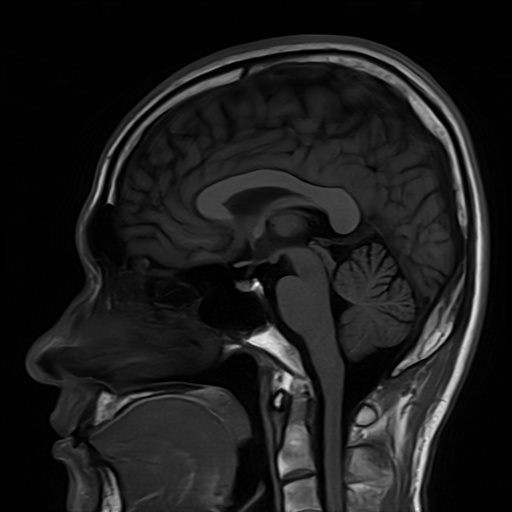
#> input picture Experiment_08/Inputs/images/Brain_MRI.png, 512 x 512 px, found by its file name
$ python task_13_2_distance_sweep.py
#> lines starting #> are read from the running program, lines starting #| are printed output that depends on the picture; after the words box and inside, x2 and y2 are one past the last pixel; in counts of white or black regions, pixels touching at a corner belong together
"""
Task 13.2: Inter-Pixel Distance (d) Sensitivity Sweep on Brain MRI
Experiment 13: Texture Feature Extraction from Medical Images Using GLCM
Author: Muhammad Ikrama (Reg ID: 60140)
"""

import os
import cv2
import numpy as np
import pandas as pd
import matplotlib.pyplot as plt

BASE_DIR = os.path.dirname(os.path.abspath(__file__))
EXP_DIR = os.path.abspath(os.path.join(BASE_DIR, ".."))
TAB_DIR = os.path.join(EXP_DIR, "Tables")
FIG_DIR = os.path.join(EXP_DIR, "Figures")
IMG_DIR = os.path.join(EXP_DIR, "Inputs", "images")

os.makedirs(TAB_DIR, exist_ok=True)
os.makedirs(FIG_DIR, exist_ok=True)

def compute_glcm_at_distance(patch, d, levels=16):
    q = np.clip((patch.astype(int) * levels) // 256, 0, levels - 1)
    offsets = [(0, d), (-d, d), (-d, 0), (-d, -d)]
    P_avg = np.zeros((levels, levels), dtype=float)
    h, w = q.shape
    for dy, dx in offsets:
        r0, r1 = max(0, -dy), min(h, h - dy)
        c0, c1 = max(0, -dx), min(w, w - dx)
        mat = np.zeros((levels, levels), dtype=float)
        np.add.at(mat, (q[r0:r1, c0:c1].ravel(), q[r0+dy:r1+dy, c0+dx:c1+dx].ravel()), 1)
        mat = mat + mat.T
        tot = mat.sum()
        if tot > 0:
            P_avg += mat / tot
    P = P_avg / len(offsets)

    # Haralick stats
    I, J = np.ogrid[0:levels, 0:levels]
    contrast = np.sum(P * ((I - J) ** 2))
    homog = np.sum(P / (1.0 + (I - J) ** 2))
    energy = np.sum(P ** 2)
    nz = P > 0
    entropy = -np.sum(P[nz] * np.log2(P[nz]))
    mu_i = np.sum(I * P)
    mu_j = np.sum(J * P)
    sig_i = np.sqrt(np.sum(((I - mu_i)**2) * P))
    sig_j = np.sqrt(np.sum(((J - mu_j)**2) * P))
    corr = np.sum((I - mu_i) * (J - mu_j) * P) / (sig_i * sig_j + 1e-12)
    return contrast, homog, energy, entropy, corr

def run_task_13_2():
    print("=" * 80)
    print("TASK 13.2: INTER-PIXEL DISTANCE (d) SENSITIVITY SWEEP ON BRAIN MRI")
    print("=" * 80)

    mri = cv2.imread(os.path.join(IMG_DIR, "Brain_MRI.png"), cv2.IMREAD_GRAYSCALE)
#> mri is the input picture: shape (512, 512); min 0, max 254, mean 27.9
    mri_tex = mri.copy()
    np.random.seed(113)
    grid_n = cv2.resize(np.random.normal(0, 38, (16, 16)), (48, 48), interpolation=cv2.INTER_NEAREST)
    mri_tex[219:267, 301:349] = np.clip(mri_tex[219:267, 301:349].astype(float) + grid_n, 0, 255).astype(np.uint8)
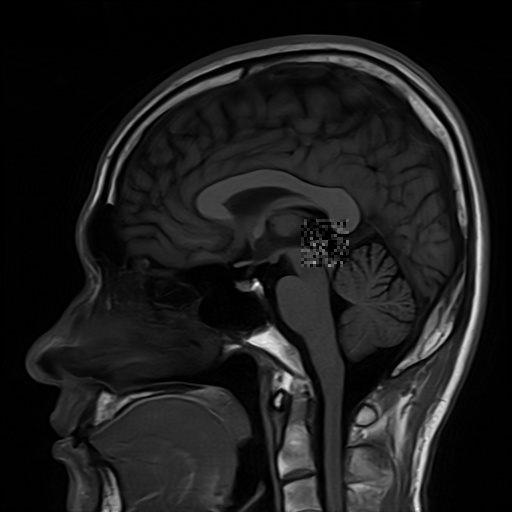
#> mri_tex: shape (512, 512); 0.86% of pixels changed, all inside (x1, y1, x2, y2) = (301, 219, 349, 267)

    roi_normal = mri_tex[175:223, 155:203]
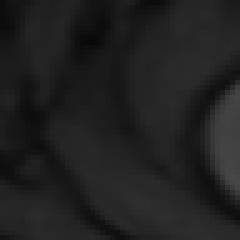
#> roi_normal: shape (48, 48) (shown 5 times larger); min 8, max 72, mean 32.4
    roi_tumor  = mri_tex[219:267, 301:349]
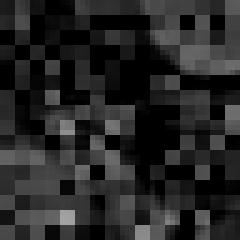
#> roi_tumor: shape (48, 48) (shown 5 times larger); min 0, max 163, mean 37.9

    distances = [1, 2, 4, 8, 12]
    records = []

    print(f"{'d (px)':<6} | {'ROI Type':<10} | {'Contrast':<9} | {'Homogen.':<9} | {'Energy':<8} | {'Entropy':<8} | {'Correl.'}")
    print("-" * 75)

    for d in distances:
        c_n, h_n, e_n, ent_n, r_n = compute_glcm_at_distance(roi_normal, d)
        c_t, h_t, e_t, ent_t, r_t = compute_glcm_at_distance(roi_tumor, d)

        records.append({
            "Distance_d": d, "ROI": "Normal_White_Matter",
            "Contrast": round(c_n, 4), "Homogeneity": round(h_n, 4),
            "Energy": round(e_n, 4), "Entropy_bits": round(ent_n, 4), "Correlation": round(r_n, 4)
        })
        records.append({
            "Distance_d": d, "ROI": "Heterogeneous_Tumor",
            "Contrast": round(c_t, 4), "Homogeneity": round(h_t, 4),
            "Energy": round(e_t, 4), "Entropy_bits": round(ent_t, 4), "Correlation": round(r_t, 4)
        })

        print(f"{d:<6} | {'Normal':<10} | {c_n:<9.3f} | {h_n:<9.3f} | {e_n:<8.4f} | {ent_n:<8.3f} | {r_n:<7.3f}")
        print(f"{d:<6} | {'Tumor':<10} | {c_t:<9.3f} | {h_t:<9.3f} | {e_t:<8.4f} | {ent_t:<8.3f} | {r_t:<7.3f}")
#> this loop made 5 passes
#> (c_n, h_n, e_n, ent_n, r_n, c_t, h_t, e_t) on passes 1 to 5: (0.137, 0.933, 0.348, 2, 0.855, 2.57, 0.71, 0.0889), (0.277, 0.878, 0.291, 2.28, 0.698, 4.71, 0.531, 0.0555), (0.552, 0.798, 0.232, 2.55, 0.373, 6.47, 0.423, 0.0446), (0.819, 0.716, 0.202, 2.67, 0.0804, 6.93, 0.402, 0.044), (0.8, 0.706, 0.195, 2.72, 0.145, 7.39, 0.387, 0.0449)
#| 1      | Normal     | 0.137     | 0.933     | 0.3482   | 2.001    | 0.855
#| 1      | Tumor      | 2.567     | 0.710     | 0.0889   | 4.583    | 0.673
#| 2      | Normal     | 0.277     | 0.878     | 0.2910   | 2.280    | 0.698
#| 2      | Tumor      | 4.705     | 0.531     | 0.0555   | 5.089    | 0.403
#| 4      | Normal     | 0.552     | 0.798     | 0.2324   | 2.546    | 0.373
#| 4      | Tumor      | 6.466     | 0.423     | 0.0446   | 5.217    | 0.176
#| 8      | Normal     | 0.819     | 0.716     | 0.2017   | 2.673    | 0.080
#| 8      | Tumor      | 6.929     | 0.402     | 0.0440   | 5.205    | 0.113
#| 12     | Normal     | 0.800     | 0.706     | 0.1950   | 2.721    | 0.145
#| 12     | Tumor      | 7.386     | 0.387     | 0.0449   | 5.200    | 0.076
#> pass 1, in compute_glcm_at_distance, `q = np.clip((patch.astype(int) * levels) // 256, 0, levels - 1)`:
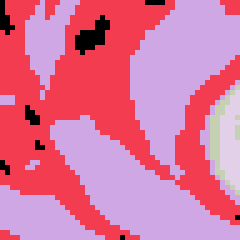
#> q: shape (48, 48) int64 (shown 5 times larger); 5 distinct labels, from 0 to 4; one colour per label, 0 black
#> pass 1, in compute_glcm_at_distance (call 2), `q = np.clip((patch.astype(int) * levels) // 256, 0, levels - 1)`:
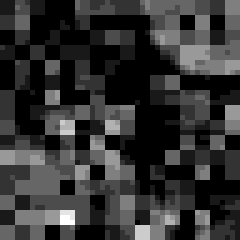
#> q: shape (48, 48) int64 (shown 5 times larger); min 0, max 10, mean 2.02; drawn with min black and max white
#> after the loop, records = 10 items

    df = pd.DataFrame(records)
#> df = table of 10 rows and 7 columns
    df.to_csv(os.path.join(TAB_DIR, "exp13_task_13_2_distance_sweep.csv"), index=False)

    # Plotting 3 subplots: Contrast vs d, Homogeneity vs d, Correlation vs d
    df_norm = df[df["ROI"] == "Normal_White_Matter"]
#> df_norm = table of 5 rows and 7 columns
    df_tum = df[df["ROI"] == "Heterogeneous_Tumor"]
#> df_tum = table of 5 rows and 7 columns

    fig, axes = plt.subplots(1, 3, figsize=(16, 4.5))

    # 1. Contrast vs d
    axes[0].plot(df_norm["Distance_d"], df_norm["Contrast"], "o-", color="#2ca02c", linewidth=2, label="Normal White Matter")
    axes[0].plot(df_tum["Distance_d"], df_tum["Contrast"], "s--", color="#d62728", linewidth=2, label="Heterogeneous Tumor")
    axes[0].set_title("(A) GLCM Contrast vs Distance d", fontsize=11, fontweight="bold")
    axes[0].set_xlabel("Inter-Pixel Step Distance d (pixels)", fontsize=10)
    axes[0].set_ylabel("Contrast", fontsize=10)
    axes[0].grid(True, linestyle="--", alpha=0.5)
    axes[0].legend(fontsize=9)

    # 2. Homogeneity vs d
    axes[1].plot(df_norm["Distance_d"], df_norm["Homogeneity"], "o-", color="#2ca02c", linewidth=2, label="Normal White Matter")
    axes[1].plot(df_tum["Distance_d"], df_tum["Homogeneity"], "s--", color="#d62728", linewidth=2, label="Heterogeneous Tumor")
    axes[1].set_title("(B) GLCM Homogeneity vs Distance d", fontsize=11, fontweight="bold")
    axes[1].set_xlabel("Inter-Pixel Step Distance d (pixels)", fontsize=10)
    axes[1].set_ylabel("Homogeneity (IDM)", fontsize=10)
    axes[1].grid(True, linestyle="--", alpha=0.5)
    axes[1].legend(fontsize=9)

    # 3. Correlation vs d
    axes[2].plot(df_norm["Distance_d"], df_norm["Correlation"], "o-", color="#2ca02c", linewidth=2, label="Normal White Matter")
    axes[2].plot(df_tum["Distance_d"], df_tum["Correlation"], "s--", color="#d62728", linewidth=2, label="Heterogeneous Tumor")
    axes[2].axhline(0, color="gray", linestyle=":", linewidth=1.5)
    axes[2].set_title("(C) GLCM Correlation vs Distance d", fontsize=11, fontweight="bold")
    axes[2].set_xlabel("Inter-Pixel Step Distance d (pixels)", fontsize=10)
    axes[2].set_ylabel("Linear Correlation", fontsize=10)
    axes[2].grid(True, linestyle="--", alpha=0.5)
    axes[2].legend(fontsize=9)

    plt.tight_layout()
    plt.savefig(os.path.join(FIG_DIR, "exp13_task_13_2_distance_sweep_plots.png"), dpi=300)
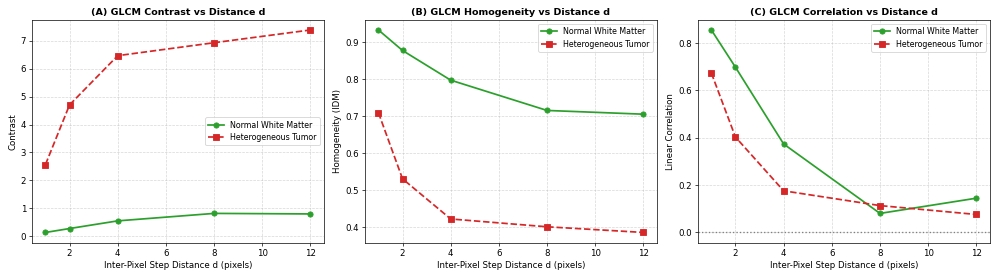
#> figure drawn by matplotlib, 3 panels
    plt.close()
    print(">>> Task 13.2 Complete. Plots and CSV exported.")
    return df

if __name__ == "__main__":
    run_task_13_2()

$ run again, with Experiment_08/Inputs/images/Lung-HR-contrast.png copied over Experiment_08/Inputs/images/Brain_MRI.png
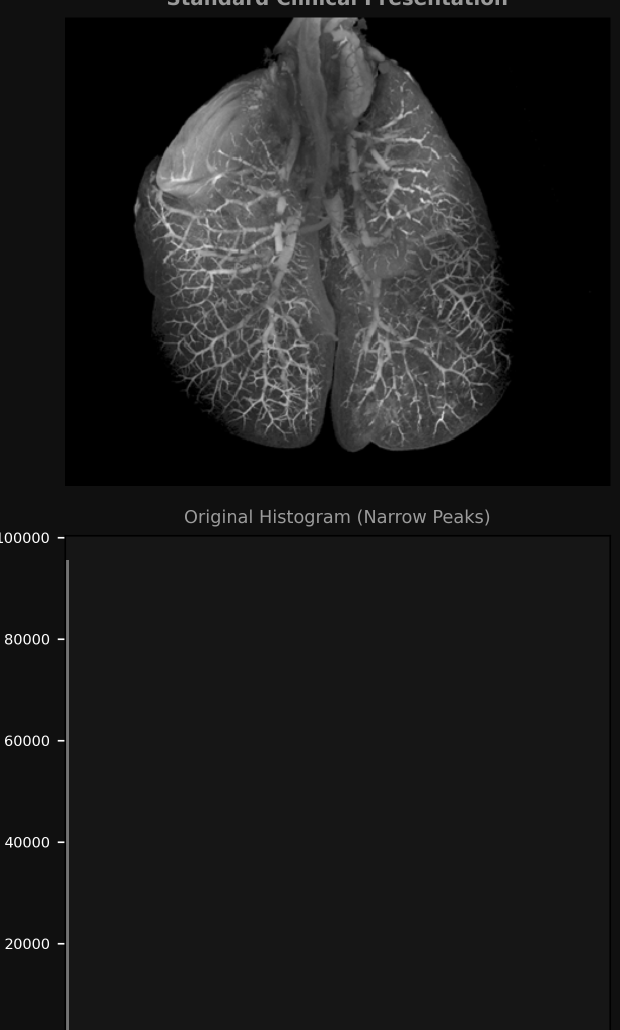
#> input picture Experiment_08/Inputs/images/Lung-HR-contrast.png, 1240 x 2060 px, found by its file name (shown at 1/2 size)
#> in run_task_13_2, mri is the input picture: shape (2060, 1240); min 0, max 255, mean 28.9
#> mri_tex: shape (2060, 1240); 0.05% of pixels changed, all inside (x1, y1, x2, y2) = (301, 219, 349, 267)
#> roi_normal: shape (48, 48); every value is 0
#> the loop in run_task_13_2, `for d in distances:` made 5 passes
#> (c_t, h_t, e_t, ent_t, r_t) on passes 1 to 5: (1.24, 0.833, 0.291, 2.8, 0.566), (2.22, 0.7, 0.217, 3.22, 0.222), (2.87, 0.604, 0.181, 3.35, -0.00593), (2.87, 0.6, 0.178, 3.37, -0.00374), (2.94, 0.609, 0.179, 3.39, 0.0178)
#> (printed output is left out)
#> pass 1, in compute_glcm_at_distance (call 2), `q = np.clip((patch.astype(int) * levels) // 256, 0, levels - 1)`:
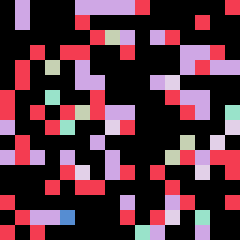
#> q: shape (48, 48) int64 (shown 5 times larger); 7 distinct labels, from 0 to 6; one colour per label, 0 black
#> after the loop in run_task_13_2, `for d in distances:`: records = 10 items
#> df = table of 10 rows and 7 columns
#> df_norm = table of 5 rows and 7 columns
#> in run_task_13_2, `plt.savefig(os.path.join(FIG_DIR, "exp13_task_13_2_distance_sweep_plot..`:
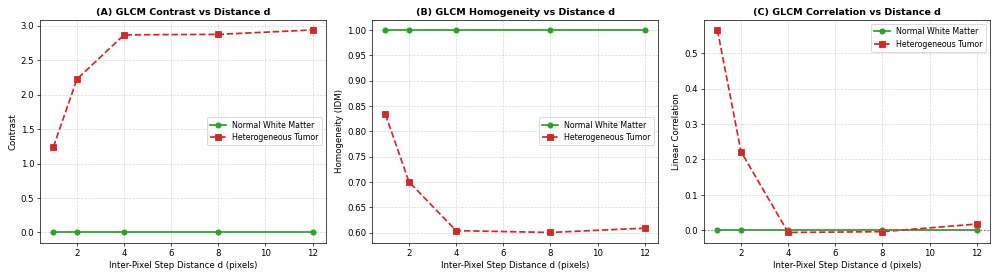
#> figure drawn by matplotlib, 3 panels
